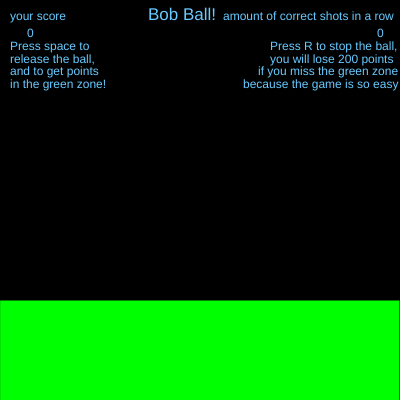
Frame 1 (no input)
Frame 60 (no input): identical to frame 1, image omitted
Frame 120 (the mouse pressed at the canvas centre since frame 60): identical to frame 1, image omitted

The p5.js sketch that drew this single still picture (run headless with seeded random() and noise() and a simulated clock; from frame 60 on, the mouse is pressed at the canvas centre):

// p5.js sketch
// ── sketch.js
function setup() {
  createCanvas(400, 400);
}
var bob_y = 0;
var bob_score = 0;
var bob_amount = 0;
var gameOver = true;

function draw() {
  background(000);
  fill("rgb(0,255,0)");
  rect(0, 300, 400);
  fill("rgb(104,202,275)");
  textSize(12);
  text("your score", 10, 20);
  text(bob_score, 27, 37);
  text("amount of correct shots in a row", 223, 20);
  text(bob_amount, 377, 37);
  text("Press space to", 10, 50);
  text("release the ball,", 10, 63);
  text("and to get points", 10, 75);
  text("in the green zone!", 10, 88);
  text("Press R to stop the ball,", 270, 50);
  text("you will lose 200 points", 270, 63);
  text("if you miss the green zone", 258, 75);
  text("because the game is so easy", 243, 88);

  if (gameOver) {
    textSize(17);
    text("Bob Ball!", 148, 20);
    return;
  }

  ellipse(200, bob_y, 20, 20);
  bob_y = bob_y + 3;
  if (bob_y > 400) bob_y = 0;

  if (bob_y > 398) bob_score = bob_score - 200;
  if (bob_y > 398) bob_amount = 0;
}

function keyPressed() {
  if (key == " " && bob_y > 300 && bob_y < 400) bob_score = bob_score + 25;
  if (key == " " && bob_y > 300 && bob_y < 400) bob_amount = bob_amount + 1;
  if (key == " " && bob_y > 300 && bob_y < 400) bob_y = 0;
  if (key == " ") gameOver = false;
  if (key == "r") {
    bob_y = 0;
    gameOver = true;
  }
}
